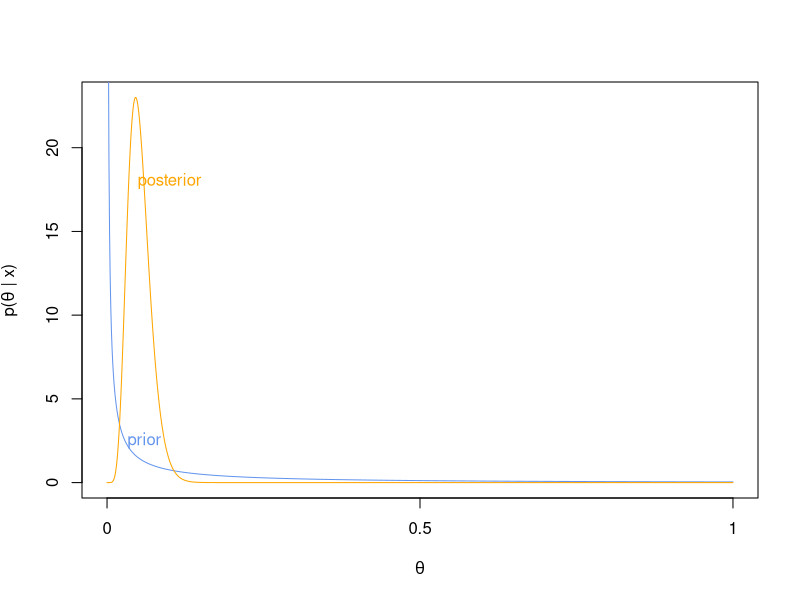
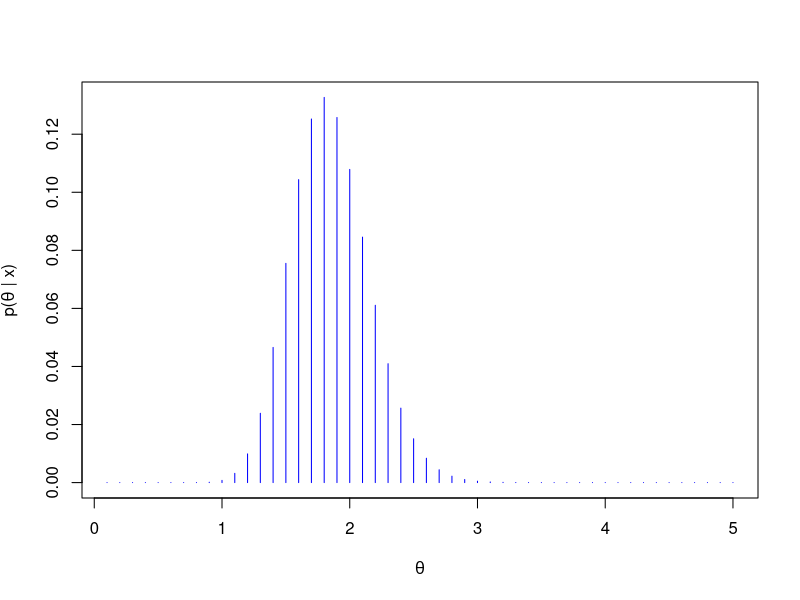
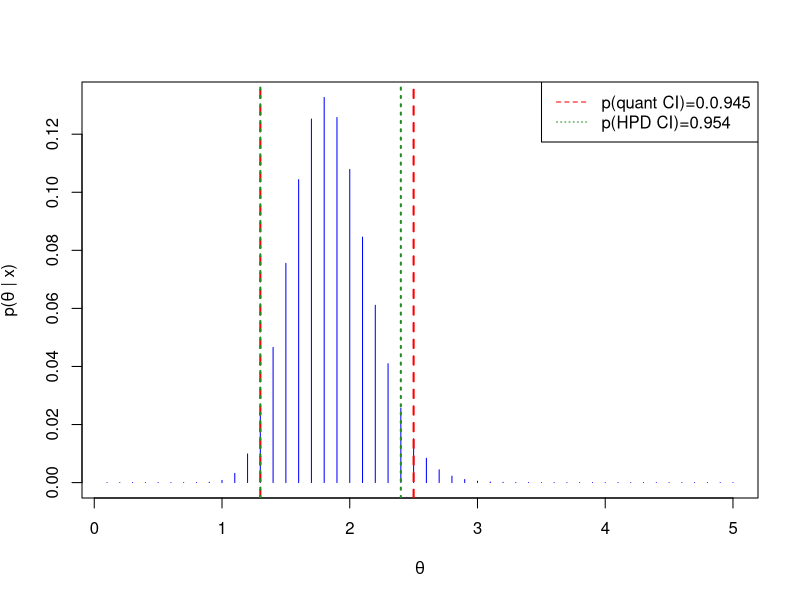
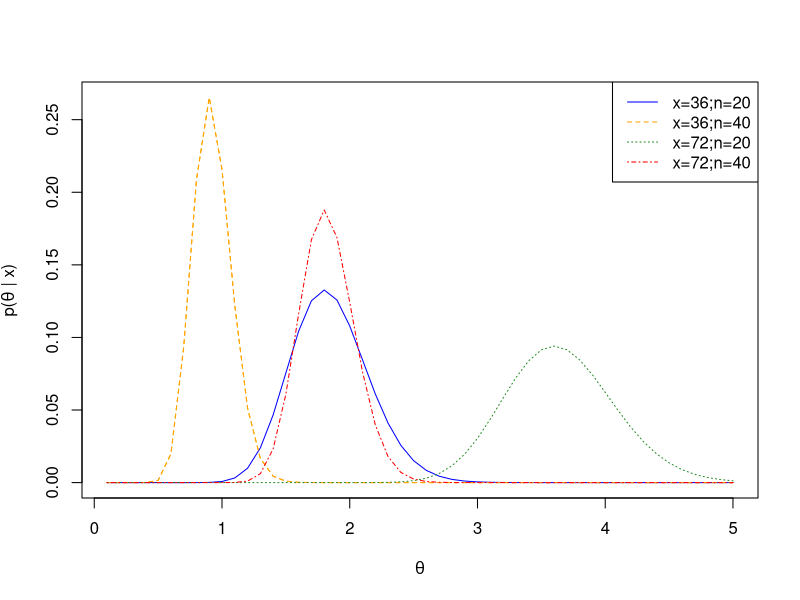
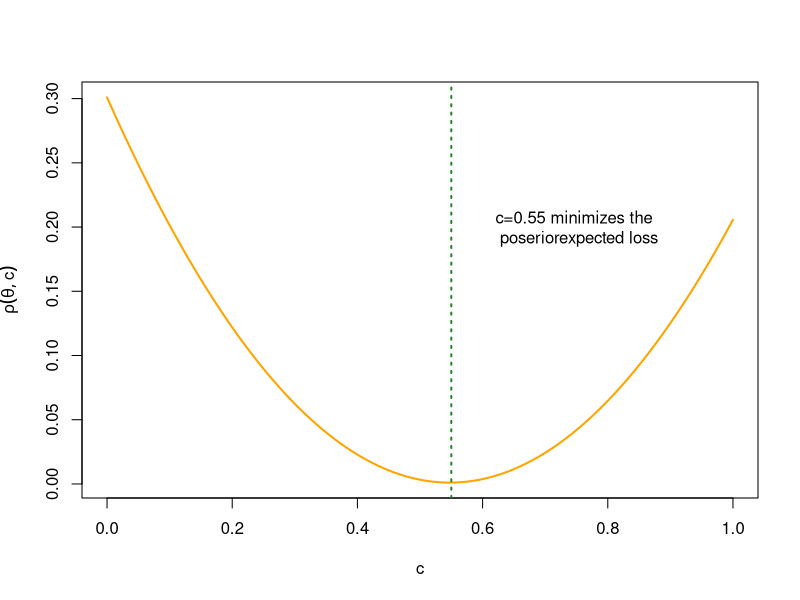
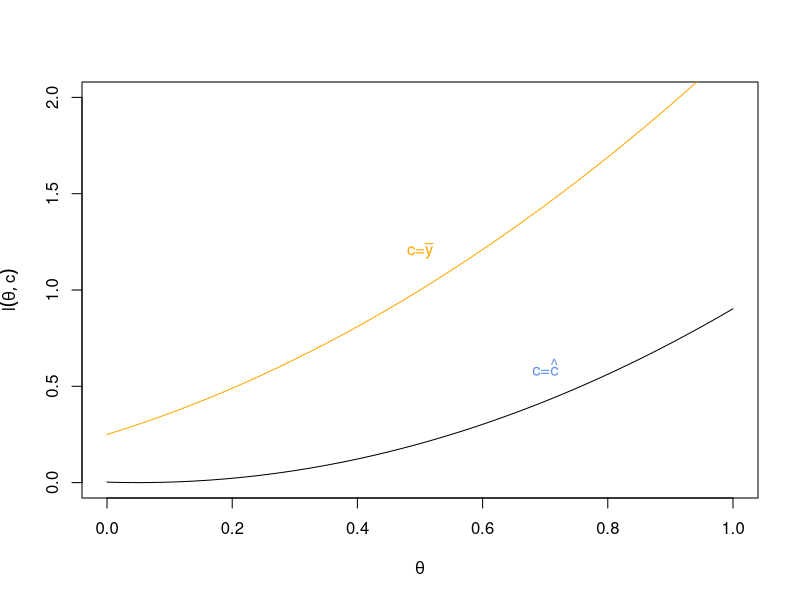
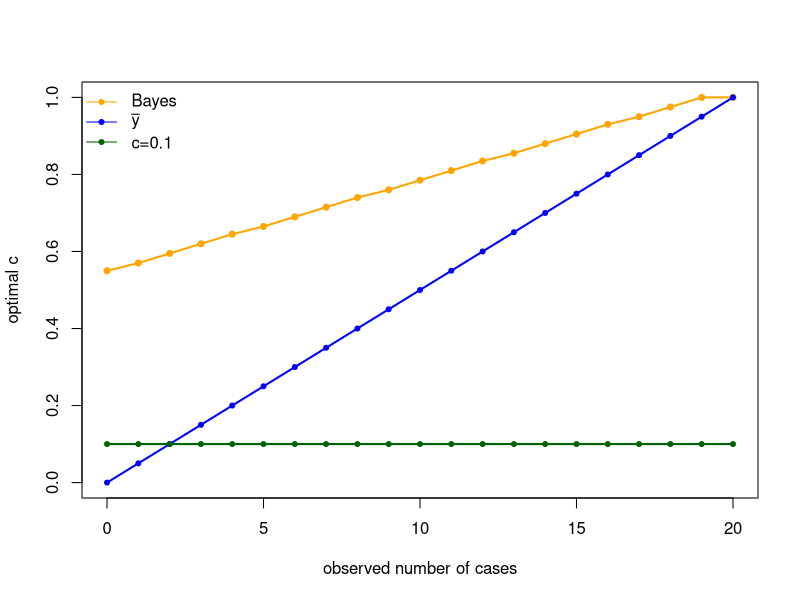

The R source for these figures, in order:
## ---- chunk 1
y <- cumsum(c(20.9,69.7,3.6,21.8,21.4,0.4,6.7,10.0))
N <- 1:8
k <- 8
ps <- seq(0,1,length.out = 1000)
prior <- dgamma(ps,shape=0.1,rate=1)
post <- dgamma(ps,shape=(0.1+N[k]),rate=(1+y[k]))
## ---- chunk 2
plot(ps,post,type="n",ylim=c(range(post)), 
     main="",xlab=expression(theta),xaxt="n",ylab =expression(paste("p(",theta," | x)")))
axis(side = 1, at = c(0,0.5,1),labels = c(0,0.5,1), cex=0.7)
lines(ps,prior,type="l",col="cornflowerblue")
text(0.06,2.5,labels="prior",cex=1,col="cornflowerblue")
lines(ps,post,type="l",ylim=c(0,22),col="orange")
text(0.1,18,labels="posterior",cex=1,col="orange")
## ---- chunk 3
x <- 36; n <- 20
Theta <- seq(0.1,5,by = 0.1)
post.theta <- exp(-n*Theta)*(Theta^x)
post.theta <- post.theta/sum(post.theta)
## ---- chunk 4
plot(x  = Theta,y = post.theta,
     xlab = expression(theta),ylab = expression(paste("p(",theta," | x)")),
     type = "h",col="blue")
## ---- chunk 5
sum(Theta*post.theta)
## ---- chunk 6
quant_ci<- c(q2.5=min(Theta[which(cumsum(post.theta)>=0.025)]),
            q97.5=min(Theta[which(cumsum(post.theta)>=0.975)]))
## Get a closer CI by moving the upper bound with one quantile
check_quant <- diff(cumsum(post.theta)[which(Theta%in%quant_ci)])
quant_ci
check_quant
## ---- chunk 7
cumprob <- 0
pmf <- sort(unique(post.theta),decreasing = T) #order pmf
hpd_ci <- range(Theta)
th.vals <- NULL
k <- 1
while(round(cumprob,2)<0.95){
  th.vals <- Theta[post.theta>=pmf[k]]
  hpd_ci <- range(th.vals)
  cumprob <- sum(post.theta[post.theta>=pmf[k]])
  k <- k+1
}
names(hpd_ci) <- c("l(x)","u(x)")

pos.lims.hpd <- which(Theta%in%hpd_ci)
#move position one to the left of lower limit since:
# P(theta \in [l(y),u(y)]) = P(theta <= u(y))- P(theta < l(y))
pos.lims.hpd[1] <- pos.lims.hpd[1]-1
#get cumulative probs for each limit
cumprobs.lims.hpd <- cumsum(post.theta)[pos.lims.hpd]
#the difference below gives the actual Bayesian coverage of the HPD
check_hpd <- diff(cumprobs.lims.hpd)

hpd_ci
check_hpd
## ---- chunk 8
plot(x  = Theta,
     y = post.theta,
     xlab = expression(theta),
     type = "h",
     ylab = expression(paste("p(",theta," | x)")),
     col="blue")
abline(v=quant_ci,col="red",lwd=2,lty=2)
abline(v=hpd_ci,col="forestgreen",lwd=2,lty=3)
legend("topright",lty=c(2,3),col=c("red","forestgreen"),
       legend=c("p(quant CI)=0.0.945","p(HPD CI)=0.954"))
## ---- chunk 9
x <- c(36,36,72,72)
n <- c(20,40,20,40)
#define parameter space Theta (all values that theta can take)
Theta <- seq(0.1,5,by = 0.1)
#calculate the numerator of p(theta | x)
post.theta <- matrix(NA,nrow=50,ncol=4)
for(i in 1:4){
post.theta[,i]=exp(-(n[i])*Theta)*(Theta^(x[i]))
#renormalize (i.e., divide by the sum to get them to add up to 1)
post.theta[,i] <- post.theta[,i]/sum(post.theta[,i])
}
## ---- chunk 10
plot(x  = Theta,
     y = post.theta[,2],
     xlab = expression(theta),
     type = "l",col="orange",lty=2,
     ylab = expression(paste("p(",theta," | x)")))
lines(Theta,post.theta[,1],col = "blue",lty=1)
lines(Theta,post.theta[,2],col = "orange",lty=2)
lines(Theta,post.theta[,3],col = "forestgreen",lty=3)
lines(Theta,post.theta[,4],col = "red",lty=4)
legend("topright",lty=c(1,2,3,4),col=c("blue","orange","forestgreen","red"),legend=c("x=36;n=20","x=36;n=40","x=72;n=20","x=72;n=40"))
## ---- chunk 11
n <- 20;a <- 2;b <- 20;y <- 0
rhofn <- function(c){
  ff <- function(theta){
      db <- dbeta(theta,shape1=(a+y),shape2=(b+n-y))
      (theta-c+0.5)^2 * db
    }
    res <- integrate(ff, lower=0, upper=1)
    res$value
}
vrhofn <- Vectorize(rhofn, vectorize.args = "c")
c.values <- seq(0,1,by=0.005)
rho.values <- vrhofn(c.values)
c.argmin <- c.values[which(rho.values==min(rho.values))]
## ---- chunk 12
plot(x = c.values,y = rho.values,
     xlab = "c",ylab = expression(rho(theta,c)),
     type = "l",lwd = 2,col="orange")
abline(v=c.argmin,col="forestgreen",lwd=2,lty=3)
text(0.75,0.2,labels="c=0.55 minimizes the \n poseriorexpected loss")
## ---- chunk 13
n <- 20; a <- 2; b <- 20; y <- 0 
lossfn <- function(theta,c){
  loss <- (theta-c+0.5)^2
}
theta.values <- seq(0,1,by=0.005)
loss.values_hat_c <- lossfn(theta.values,0.55)
loss.values_bar_y <- lossfn(theta.values,0)
## ---- chunk 14
plot(x=theta.values,loss.values_hat_c,type="l",ylim=c(0,2), 
     main="",xlab=expression(theta),ylab=expression(l(theta,c)))
text(x=0.7,0.6,labels=expression(paste("c=",hat(c))),cex=1,col="cornflowerblue")
lines(x=theta.values,loss.values_bar_y,type="l",
     ylab="",xaxt="n",yaxt="n",col="orange")
text(x=0.5,1.2,labels=expression(paste("c=",bar(y))),cex=1,col="orange")
## ---- chunk 15
n <- 20;a <- 2;b <- 20
yvec <- 0:20 ; c.fixed <- 0.1; c.argminvec <- NA

for(y in yvec){
  rhofn <- function(c){
    
    ff <- function(theta){
      db <- dbeta(theta,shape1=(a+y),shape2=(b+n-y))
      (theta-c+0.5)^2 * db
    }
    res <- integrate(ff, lower=0, upper=1)
    res$value
  }
  vrhofn <- Vectorize(rhofn, vectorize.args = "c")
  c.values <- seq(0,1,by=0.005)
  rho.values <- vrhofn(c.values)
  #value of c that minimizes the posterior expected loss
  (c.argminvec[y+1] <- c.values[which(rho.values==min(rho.values))])
}
## ---- chunk 16
plot(x = yvec,y = c.argminvec,
     ylim=c(0,1),
     xlab = "observed number of cases",ylab = "optimal c",
     type = "o",lwd = 2,pch=20, col="orange")
lines(x = yvec, y = yvec/n,col="blue",lwd=2)
points(x = yvec, y = yvec/n,col="blue",pch=20)
lines(x = yvec, y = rep(c.fixed,(n+1)),col="darkgreen",lwd=2)
points(x = yvec, y = rep(c.fixed,(n+1)),col="darkgreen",pch=20)
legend("topleft",legend=c("Bayes",expression(bar(y)),"c=0.1"),
       col=c("orange","blue","darkgreen"),
       lty=rep(1,3),pch=rep(20,3),bty="n",ncol=1)
